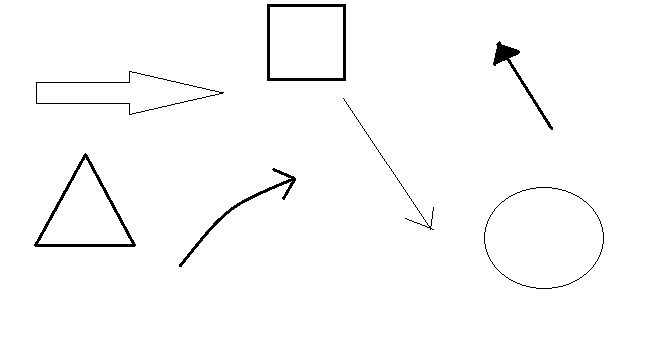
#> input picture FHtLk.png, 660 x 342 px
$ python -i Chungus.py   (imports and definitions only)
#> lines starting #> are read from the running program, lines starting #| are printed output that depends on the picture; after the words box and inside, x2 and y2 are one past the last pixel; in counts of white or black regions, pixels touching at a corner belong together
#> `picture = cv2.imread('FHtLk.png', cv2.IMREAD_GRAYSCALE)`: picture: shape (342, 660); 98.3% white; 7 black regions, largest, box (x1, y1, x2, y2) and area: (34, 153, 136, 247) 920, (267, 4, 346, 81) 900, (179, 168, 296, 267) 584
import math
import cv2
import numpy as np

def get_filter_arrow_image(threslold_image):
    blank_image = np.zeros_like(threslold_image)

    # dilate image to remove self-intersections error
    kernel_dilate = cv2.getStructuringElement(cv2.MORPH_RECT, (2, 2))
    threslold_image = cv2.dilate(threslold_image, kernel_dilate, iterations=1)
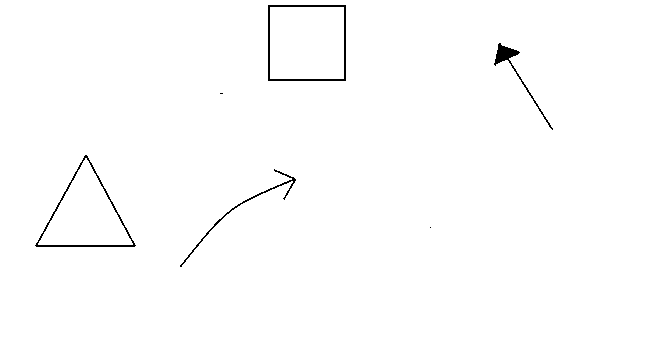
#> threslold_image: shape (342, 660); 99.2% white; black in thin lines or dots, all inside (x1, y1, x2, y2) = (35, 5, 553, 267)

    contours, hierarchy = cv2.findContours(threslold_image, cv2.RETR_TREE, cv2.CHAIN_APPROX_SIMPLE)
#> contours = 9 contours, 2 with area under 20; largest, box (x1, y1, x2, y2) and area: (0, 0, 660, 342) 224719, (267, 4, 347, 82) 6081, (270, 7, 344, 79) 5183, (34, 154, 137, 248) 4916, (38, 158, 133, 245) 4096, (493, 42, 554, 131) 510, (179, 168, 297, 268) 482

    if hierarchy is not None:

        threshold_distnace = 1000

        for cnt in contours:
            hull = cv2.convexHull(cnt, returnPoints=False)
            defects = cv2.convexityDefects(cnt, hull)

            if defects is not None:
                for i in range(defects.shape[0]):
                    start_index, end_index, farthest_index, distance = defects[i, 0]

                    # you can add more filteration based on this start, end and far point
                    # start = tuple(cnt[start_index][0])
                    # end = tuple(cnt[end_index][0])
                    # far = tuple(cnt[farthest_index][0])

                    if distance > threshold_distnace:
                        cv2.drawContours(blank_image, [cnt], -1, 255, -1)
#> this loop made 9 passes
#> hull on passes 4 to 8: [0, 1, 2, 8, 80, 84, 85, 86, 87, 89, 117, 153, 161, 167], [157, 155, 83, 79, 78, 77, 76, 74, 10, 2, 0], [0, 1, 2, 3, 4, 5], [0, 1, 13, 15, 16, 76, 77, 78, 79, 141, 142, 150], [0, 1, 2, 3, 4, 5, 6, 7]
#> (cnt, hull) on passes 1, 2, 9: ([[0, 0], [0, 341], [659, 341], [659, 0]], [3, 2, 1, 0]), ([[429, 227], [430, 226], [431, 227], [430, 228]], [0, 1, 2, 3]), ([[270, 7], [270, 78], [343, 78], [343, 7]], [3, 2, 1, 0])
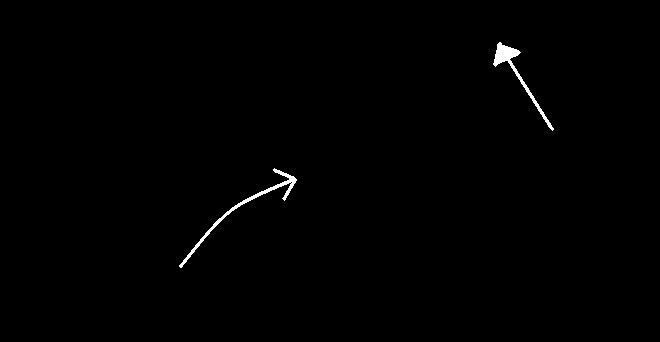
#> blank_image: shape (342, 660); 0.56% white; 2 white regions, box (x1, y1, x2, y2) and area: (179, 168, 297, 268) 644, (493, 42, 554, 131) 617

        return blank_image
    else:
        return None


def get_length(p1, p2):
    line_length = ((p1[0] - p2[0]) ** 2 + (p1[1] - p2[1]) ** 2) ** 0.5
    return line_length


def get_max_distace_point(cnt):
    max_distance = 0
    max_points = None
    for [[x1, y1]] in cnt:
        for [[x2, y2]] in cnt:
            distance = get_length((x1, y1), (x2, y2))

            if distance > max_distance:
                max_distance = distance
                max_points = [(x1, y1), (x2, y2)]

    return max_points


def angle_beween_points(a, b):
    arrow_slope = (a[0] - b[0]) / (a[1] - b[1])
    arrow_angle = math.degrees(math.atan(arrow_slope))
    print(arrow_angle)
    return arrow_angle

>>> import cv2
>>> picture = cv2.imread('FHtLk.png', cv2.IMREAD_GRAYSCALE)
>>> result = get_filter_arrow_image(picture)
